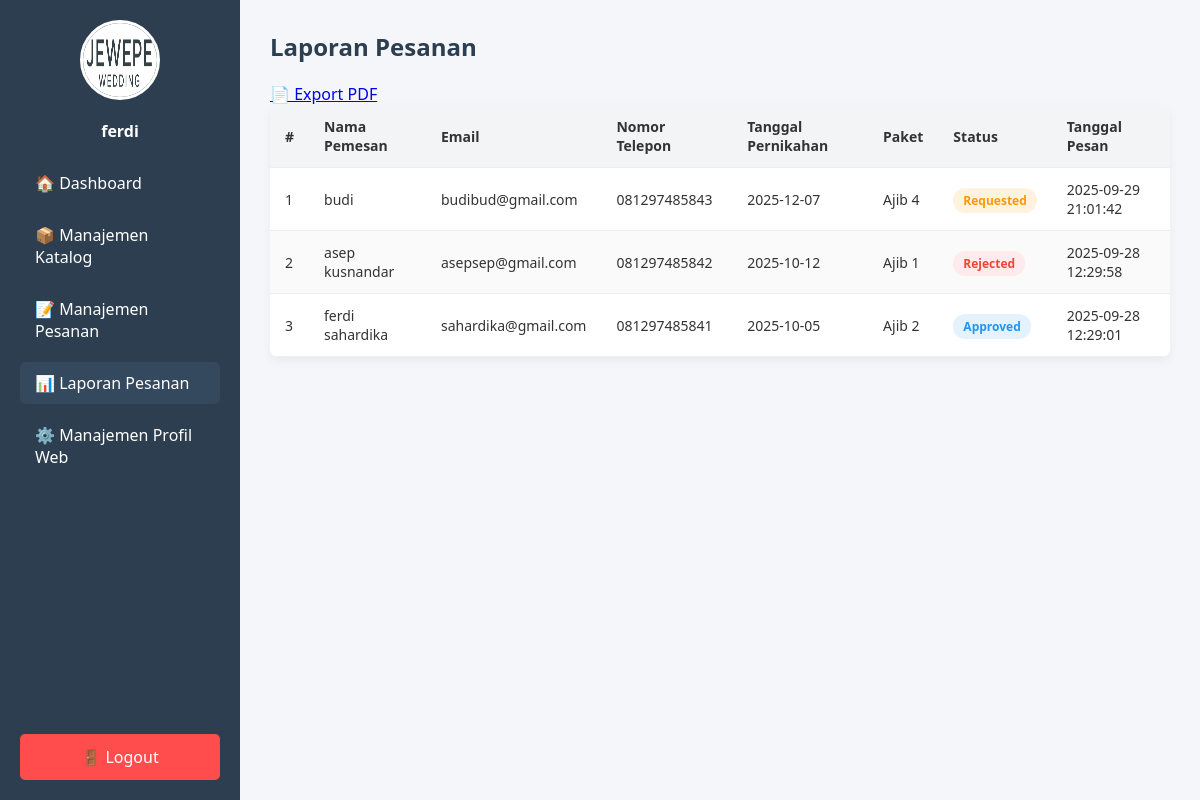
Page /admin_report.php (signed in) on the committed database.
### tables this page shows
CREATE TABLE `tb_order` (
  `order_id` int(11) NOT NULL,
  `catalogue_id` int(11) NOT NULL,
  `name` varchar(120) NOT NULL,
  `email` varchar(256) NOT NULL,
  `phone_number` varchar(30) NOT NULL,
  `wedding_date` date NOT NULL,
  `status` enum('requested','approved','rejected') NOT NULL,
  `user_id` int(5) NOT NULL,
  `created_at` datetime NOT NULL,
  `updated_at` datetime DEFAULT NULL
);

CREATE TABLE `tb_catalogues` (
  `catalogue_id` int(11) NOT NULL,
  `image` varchar(100) NOT NULL,
  `package_name` varchar(256) NOT NULL,
  `description` text NOT NULL,
  `price` int(11) NOT NULL,
  `status_publish` enum('Y','N') NOT NULL,
  `user_id` int(5) NOT NULL,
  `created_at` datetime NOT NULL,
  `updated_at` datetime DEFAULT NULL
);

### admin_report.php (the view, shortened to what this page needs)
<?php
include "db.php";
$sql = "
    SELECT
        o.order_id,
        o.name,
        o.email,
        o.phone_number,
        o.wedding_date,
        o.status,
        o.created_at,
        c.package_name
    FROM tb_order o
    JOIN tb_catalogues c ON o.catalogue_id = c.catalogue_id
    ORDER BY o.created_at DESC
";
$resultOrders = mysqli_query($conn, $sql);
$adminName = $_SESSION['name'];
$adminPhoto = "assets/images/logo1.png";
?>
<!DOCTYPE html>
<html lang="id">
<head>
  <link rel="stylesheet" href="assets/css/admin.css">
  <link rel="stylesheet" href="assets/css/report.css">
</head>
<body>
  <div class="admin-container fade">
    <aside class="sidebar">
      <div class="profile">
        <img src="<?php echo $adminPhoto; ?>" alt="Foto Admin">
        <h3><?php echo $adminName; ?></h3>
      </div>
      <nav class="menu">
        <a href="admin.php">🏠 Dashboard</a>
        <a href="admin_catalogue.php">📦 Manajemen Katalog</a>
        <a href="admin_order.php">📝 Manajemen Pesanan</a>
        <a href="admin_report.php" class="active">📊 Laporan Pesanan</a>
        <a href="admin_settings.php">⚙️ Manajemen Profil Web</a>
      </nav>
      <div class="logout">
        <a href="#" id="logoutBtn">🚪 Logout</a>
      </div>
    </aside>
    <main class="content fade">
      <h1>Laporan Pesanan</h1>
      <div class="export-btn">
        <a href="export_report.php" class="btn-export">📄 Export PDF</a>
      </div>
      <table class="report-table">
        <thead>
          <tr>
            <th>#</th>
            <th>Nama Pemesan</th>
            <th>Email</th>
            <th>Nomor Telepon</th>
            <th>Tanggal Pernikahan</th>
            <th>Paket</th>
            <th>Status</th>
            <th>Tanggal Pesan</th>
          </tr>
        </thead>
        <tbody>
          <?php
          if (mysqli_num_rows($resultOrders) > 0) {
              $no = 1;
              while ($row = mysqli_fetch_assoc($resultOrders)) {
                  echo "<tr>
                          <td>{$no}</td>
                          <td>{$row['name']}</td>
                          <td>{$row['email']}</td>
                          <td>{$row['phone_number']}</td>
                          <td>{$row['wedding_date']}</td>
                          <td>{$row['package_name']}</td>
                          <td><span class='status {$row['status']}'>{$row['status']}</span></td>
                          <td>{$row['created_at']}</td>
                        </tr>";
                  $no++;
              }
          } else {
              echo "<tr><td colspan='8' style='text-align:center;'>Belum ada pesanan.</td></tr>";
          }
          ?>
        </tbody>
      </table>
    </main>
  </div>
</body>
</html>

### assets/css/admin.css (style rules this page uses)
* { margin: 0; padding: 0; box-sizing: border-box; font-family: 'Segoe UI', sans-serif; }
body { background: #f5f6fa; color: #333; }
.admin-container { display: flex; min-height: 100vh; }
.sidebar { width: 240px; background: #2c3e50; color: white; display: flex; flex-direction: column; padding: 20px; }
.sidebar .profile { text-align: center; margin-bottom: 20px; }
.sidebar .profile img { width: 80px; height: 80px; border-radius: 50%; margin-bottom: 10px; border: 3px solid #fff; }
.sidebar .profile h3 { font-size: 16px; margin-top: 5px; }
.sidebar .menu { flex: 1; display: flex; flex-direction: column; gap: 10px; }
.sidebar .menu a { color: white; text-decoration: none; padding: 10px 15px; border-radius: 6px; transition: background 0.3s; }
.sidebar .menu a:hover, .sidebar .menu a.active { background: #34495e; }
.logout { margin-top: auto; }
.logout a { display: block; text-align: center; padding: 12px 15px; background: #ff4d4d; color: white; text-decoration: none; border-radius: 5px; transition: background 0.3s; }
.content { flex: 1; padding: 30px; }
.content h1 { margin-bottom: 20px; font-size: 24px; }
.fade { opacity: 0; transform: translateY(30px); transition: all 0.8s ease; }
.fade.show { opacity: 1; transform: translateY(0); }

### assets/css/report.css (style rules this page uses)
* { margin: 0; padding: 0; box-sizing: border-box; font-family: 'Segoe UI', sans-serif; }
body { background: #f5f6fa; color: #333; }
.content { flex: 1; padding: 30px; overflow-y: auto; }
.content h1 { margin-bottom: 20px; font-size: 24px; color: #2c3e50; }
.report-table { width: 100%; border-collapse: collapse; background: #fff; box-shadow: 0 4px 10px rgba(0,0,0,0.05); border-radius: 8px; overflow: hidden; }
.report-table th, .report-table td { padding: 12px 15px; font-size: 14px; text-align: left; border-bottom: 1px solid #eee; }
.report-table th { background: #f3f4f6; font-weight: bold; color: #333; }
.report-table tr:nth-child(even) { background: #fafafa; }
.status { padding: 4px 10px; border-radius: 12px; font-size: 12px; font-weight: bold; text-transform: capitalize; }
.status.requested { background: #fff3e0; color: #ff9800; }
.status.approved { background: #e3f2fd; color: #2196f3; }
.status.rejected { background: #ffebee; color: #f44336; }

### rows in the picture
tb_order: name "budi", email "budibud@gmail.com", phone_number "081297485843", wedding_date "2025-12-07", catalogue.package_name "Ajib 4", status "Requested", created_at "2025-09-29 21:01:42"
tb_order: name "asep kusnandar", email "asepsep@gmail.com", phone_number "081297485842", wedding_date "2025-10-12", catalogue.package_name "Ajib 1", status "Rejected", created_at "2025-09-28 12:29:58"
tb_order: name "ferdi sahardika", email "sahardika@gmail.com", phone_number "081297485841", wedding_date "2025-10-05", catalogue.package_name "Ajib 2", status "Approved", created_at "2025-09-28 12:29:01"

### other values in the picture
$adminName "ferdi"
